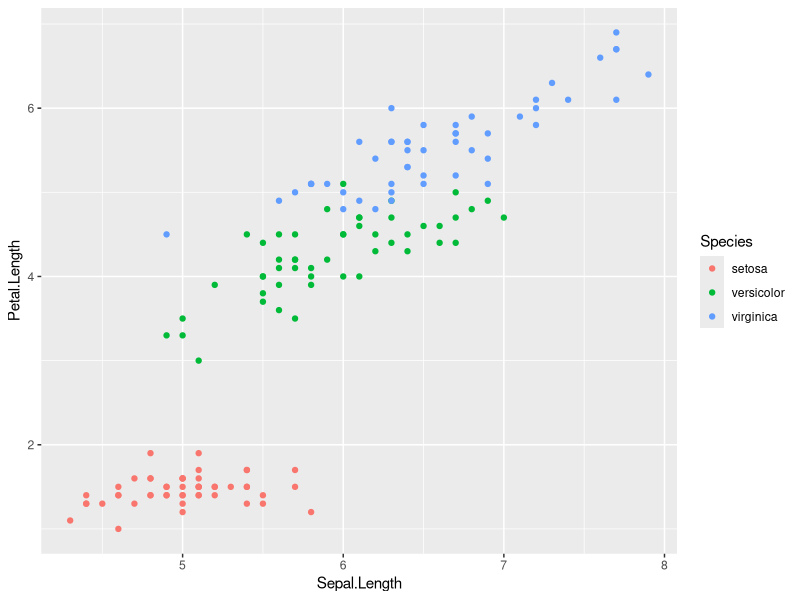
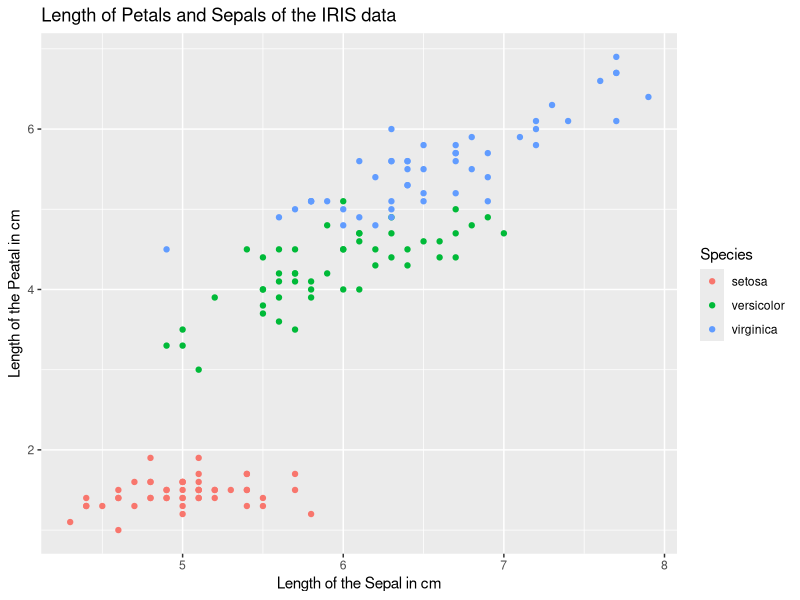
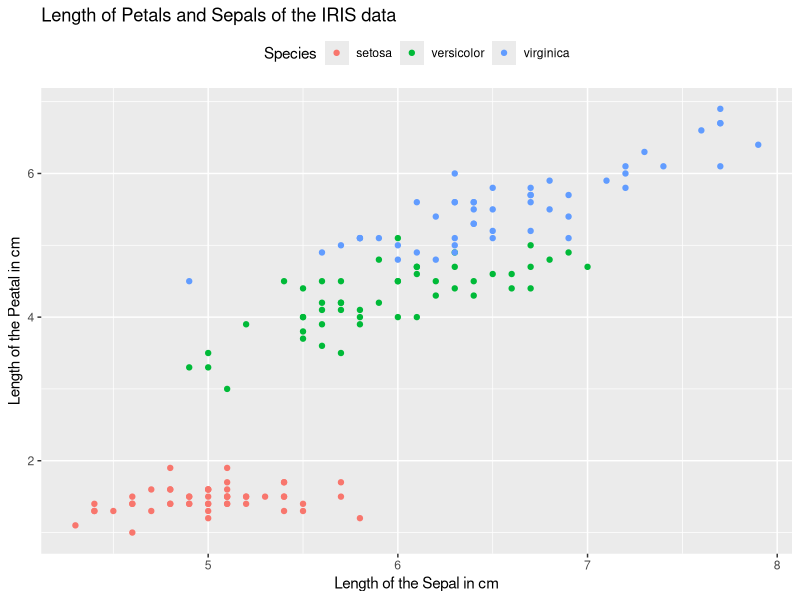
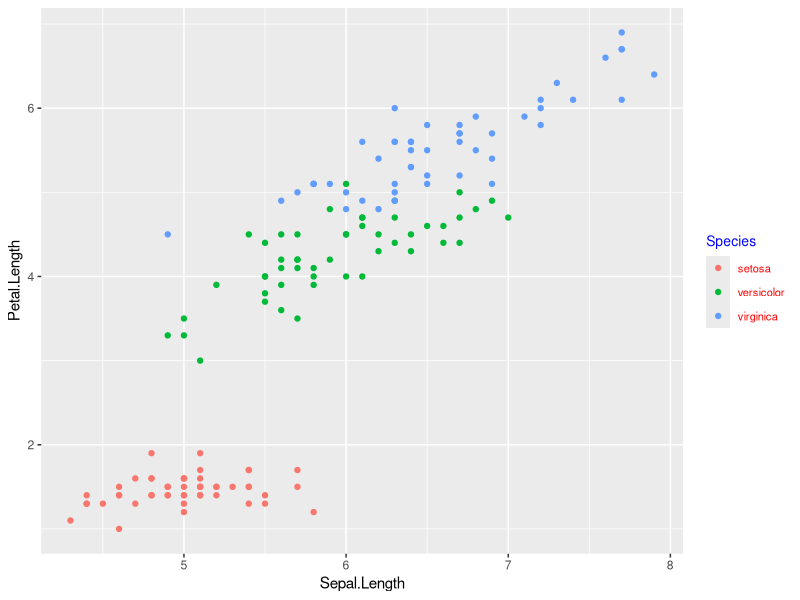
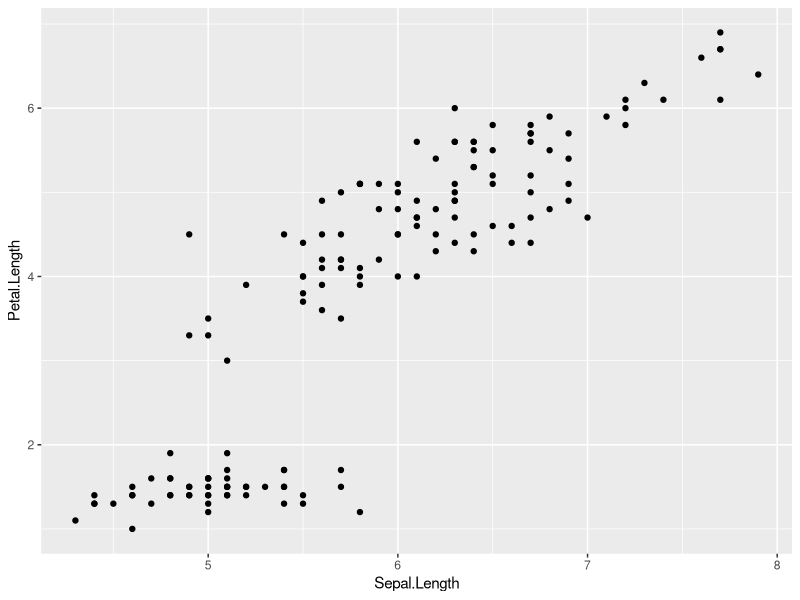
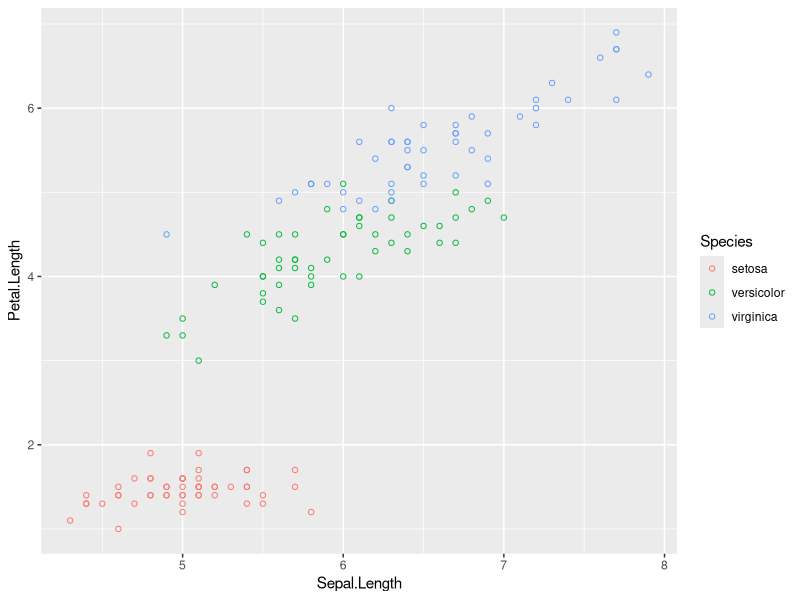
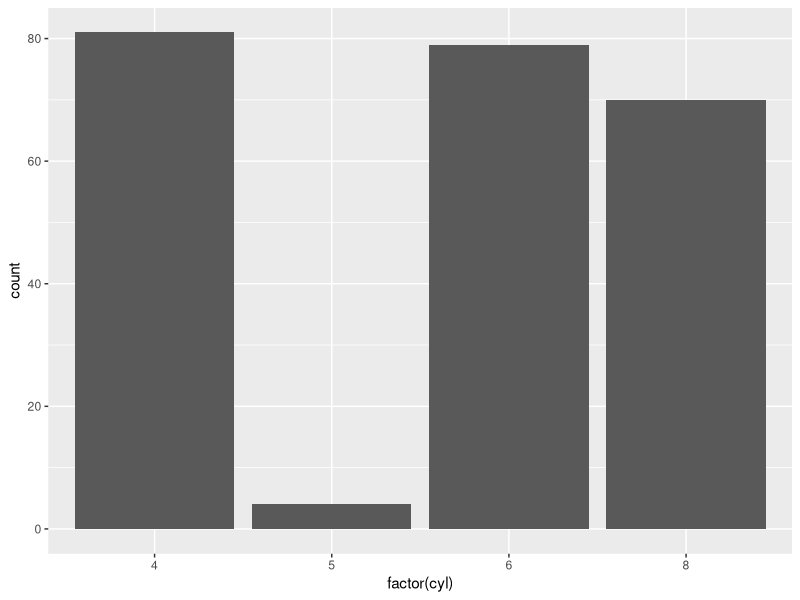
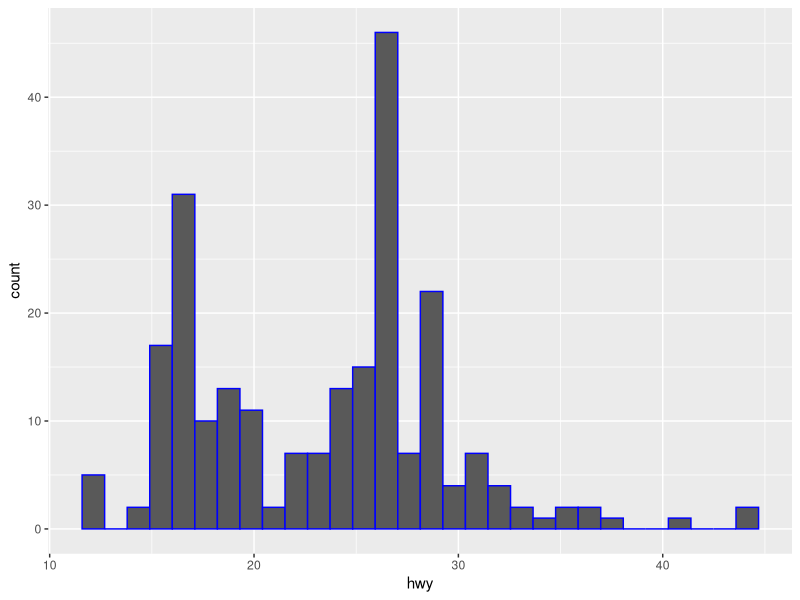

Reproduce these figures in R, in order.
## ---- chunk 1
library(ggplot2)
## ---- chunk 2
data(iris)
data(mtcars)
## ---- chunk 3
plot1 <- ggplot(iris, aes(Sepal.Length, Petal.Length, colour = Species)) + geom_point()

print(plot1)
## ---- chunk 4
print(plot1 + labs(y = "Length of the Peatal in cm", x = "Length of the Sepal in cm") + ggtitle("Length of Petals and Sepals of the IRIS data")) + theme(legend.position = "top")
## ---- chunk 5
plot1 + theme(legend.title = element_text(colour = "blue", size = 10)) + theme(legend.text = element_text(colour = "red", size = 8))
## ---- chunk 6
ggplot(iris, aes(Sepal.Length, Petal.Length)) + geom_point()
## ---- chunk 7
ggplot(iris, aes(Sepal.Length, Petal.Length, colour=Species)) + geom_point(shape=1)
## ---- chunk 8
plot2 <- ggplot(mpg, aes(x=factor(cyl)))+geom_bar(stat="count")
print(plot2)
## ---- chunk 9
ggplot(data=mpg, aes(x=hwy)) +  geom_histogram( col="blue")
## ---- chunk 10
ggplot(mtcars, aes(x = factor(cyl), y = mpg)) + geom_boxplot() +labs(x = "Number of Cylinders", y = "Miles per Gallon", title = "Box Plot of MPG by Number of Cylinders")
## ---- chunk 11
dataframe1 <- as.data.frame(table(iris$Species))
print(dataframe1)
## ---- chunk 12
pie <- ggplot(dataframe1, aes(x="",y =Freq, fill = factor(Var1))) + geom_bar(width = 1, stat = "identity") + theme(axis.line = element_blank(),plot.title = element_text(hjust=0.5)) +labs(fill="Freq",x=NULL, y=NULL, title="Pie Chart of Variety of iris Species",caption="Source: iris")

pie + coord_polar(theta = "y", start=0) 

ggplot(mpg, aes(x=cty, y=displ, size = 10)) +geom_point(alpha=0.7,color='blue')
